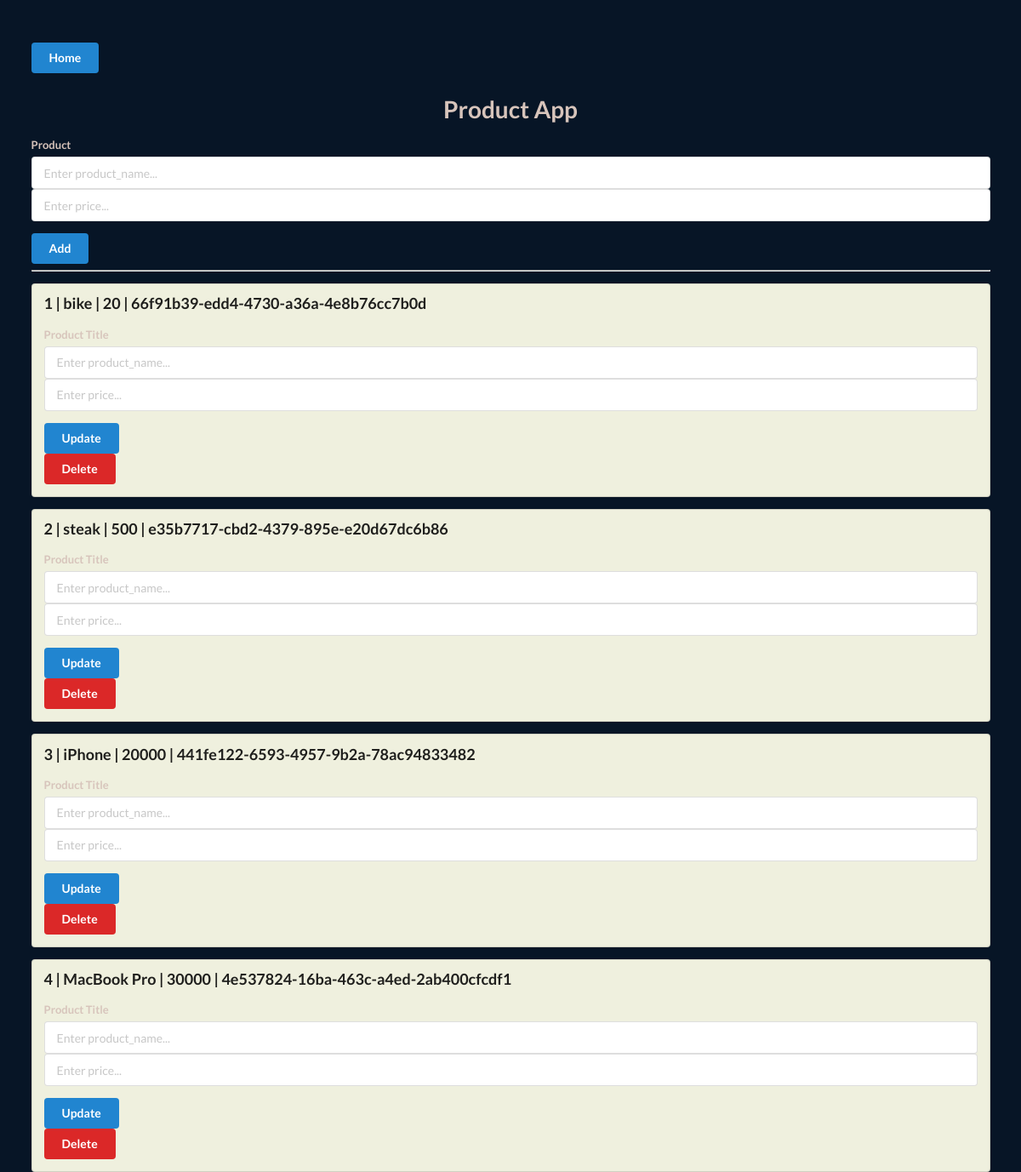
Page /products on the committed database.
### models.py (models this page shows)
class Product(Base):
    __tablename__ = "products"
    id = Column(Integer, primary_key=True, index=True)
    product_id = Column(UUIDType(binary=False), default=uuid.uuid4)
    create_time = Column(DateTime, default=datetime.datetime.now())
    price = Column(Integer)
    product_name = Column(String)

### app.py (the view)
@app.get("/products")
def products(request: Request, db: Session = Depends(get_db)):
    products = db.query(models.Product).all()
    return templates.TemplateResponse("product.html",
                                      {"request": request, "product_list": products})

### templates/product.html (shortened to what this page needs)
<!DOCTYPE html>
<html lang="en">
<head>
    <link rel="stylesheet" href="https://cdn.jsdelivr.net/npm/semantic-ui@2.4.2/dist/semantic.min.css">
</head>
<body style="background-color: rgb(7, 21, 38);">
    <div style="margin-top: 50px;" class="ui container">
        <a class="ui blue button" href="/">Home</a>
        <h1 class="ui center aligned header" style="color: rgba(215, 196, 187, 1);">Product App</h1>
        <form class="ui form" action="/product/add" method="post">
            <div class="field">
                <label style="color: rgba(215, 196, 187, 1);">Product</label>
                <input type="text" name="product_name" placeholder="Enter product_name..."><br>
                <input type="number" name="price" placeholder="Enter price..."><br>
            </div>
            <button class="ui blue button" type="submit">Add</button>
        </form>
        <hr>
        {% for product in product_list %}
        <div class="ui segment" style="background-color: rgb(239, 240, 222);">
            <p class="ui big header">{{product.id }} | {{ product.product_name }} | {{ product.price }} |       {{ product.product_id }}</p>
            <form class="ui form" action="/product/update/{{ product.id }}" method="put">
                <div class="field">
                    <label style="color: rgba(215, 196, 187, 1);">Product Title</label>
                    <input type="text" name="product_name" placeholder="Enter product_name..."><br>
                    <input type="text" name="price" placeholder="Enter price..."><br>
                </div>
                <button class="ui blue button" type="submit">Update</button>
            </form>
            <a class="ui red button" href="/product/delete/{{ product.id }}">Delete</a>
        </div>
        {% endfor %}
    </div>
</body>
</html>

### rows in the picture
Product: id "1", product_name "bike", price "20", product_id "66f91b39-edd4-4730-a36a-4e8b76cc7b0d"
Product: id "2", product_name "steak", price "500", product_id "e35b7717-cbd2-4379-895e-e20d67dc6b86"
Product: id "3", product_name "iPhone", price "20000", product_id "441fe122-6593-4957-9b2a-78ac94833482"
Product: id "4", product_name "MacBook Pro", price "30000", product_id "4e537824-16ba-463c-a4ed-2ab400cfcdf1"
